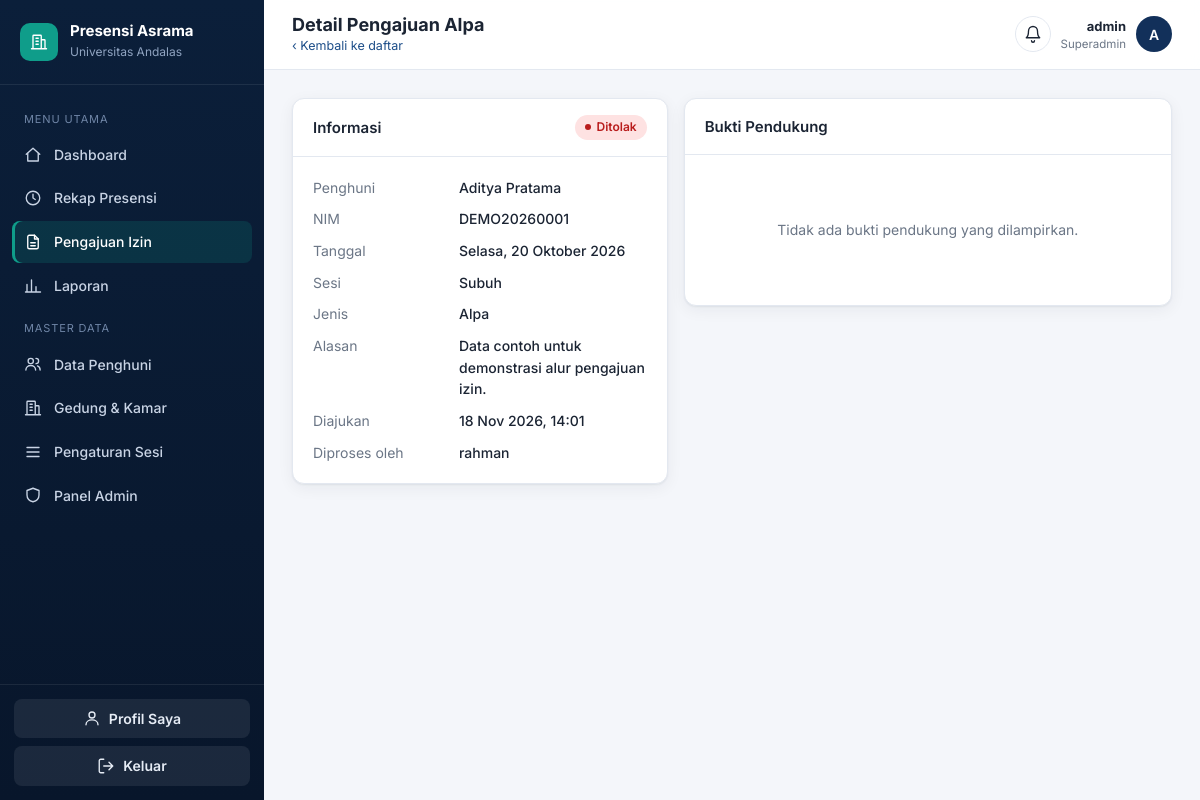
The app's page /izin/1/ (signed in) with its own data.
### accounts/models.py (models this page shows, shortened)
class PengajuanIzin(models.Model):
    STATUS_PERSETUJUAN = (
        ('pending', 'Pending'),
        ('disetujui', 'Disetujui'),
        ('ditolak', 'Ditolak'),
    )
    presensi = models.OneToOneField(Presensi, on_delete=models.CASCADE, related_name='pengajuan_izin')
    fasil = models.ForeignKey(User, on_delete=models.SET_NULL, null=True, blank=True, related_name='izin_diproses')
    alasan = models.TextField()
    file_bukti = models.FileField(upload_to='bukti_izin/', blank=True, null=True)
    status_persetujuan = models.CharField(max_length=20, choices=STATUS_PERSETUJUAN, default='pending')
    catatan_fasil = models.TextField(null=True, blank=True)
    created_at = models.DateTimeField(auto_now_add=True)

class Presensi(models.Model):
    STATUS_CHOICES = (
        ('hadir', 'Hadir'),
        ('terlambat', 'Terlambat'),
        ('izin', 'Izin'),
        ('sakit', 'Sakit'),
        ('alpa', 'Alpa'),
    )
    user = models.ForeignKey(User, on_delete=models.CASCADE, related_name='presensi_list')
    sesi = models.ForeignKey(SesiPresensi, on_delete=models.CASCADE)
    tanggal = models.DateField()
    waktu_presensi = models.DateTimeField(null=True, blank=True)
    status = models.CharField(max_length=20, choices=STATUS_CHOICES, default='alpa')
    latitude = models.DecimalField(max_digits=9, decimal_places=6, null=True, blank=True)
    longitude = models.DecimalField(max_digits=9, decimal_places=6, null=True, blank=True)
    is_in_radius = models.BooleanField(default=False)
    passkey_verified = models.BooleanField(default=False)
    class Meta:
        unique_together = ('user', 'sesi', 'tanggal')

class User(AbstractUser):
    ROLE_CHOICES = (
        ('superadmin', 'Superadmin'),
        ('fasil', 'Fasilitator'),
        ('penghuni', 'Penghuni'),
    )
    nim_nip = models.CharField(max_length=30, unique=True, null=True, blank=True)
    role = models.CharField(max_length=20, choices=ROLE_CHOICES, default='penghuni')

class SesiPresensi(models.Model):
    NAMA_SESI_CHOICES = (
        ('subuh', 'Subuh'),
        ('malam', 'Malam'),
    )
    nama_sesi = models.CharField(max_length=10, choices=NAMA_SESI_CHOICES)
    jam_mulai = models.TimeField()
    jam_selesai = models.TimeField()

### accounts/views.py (the view)
# urls.py: path('izin/<int:izin_id>/', accounts_views.izin_detail, name='izin_detail'),
@login_required
def izin_detail(request, izin_id):
    izin = get_object_or_404(PengajuanIzin.objects.select_related('presensi__user', 'presensi__sesi', 'fasil'), id=izin_id)
    staf = is_staf(request.user)
    if not staf and (not is_penghuni(request.user) or izin.presensi.user_id != request.user.id):
        return _tolak_non_staf(request)
    nama = izin.file_bukti.name.lower()
    return render(request, 'izin_detail.html', {
        'izin': izin, 'staf': staf,
        'is_pdf': nama.endswith('.pdf'), 'is_img': nama.endswith(('.jpg', '.jpeg', '.png')),
    })

### accounts/context_processors.py (called while the page is built, shortened)
def notifikasi(request):
    u = request.user
    if not u.is_authenticated:
        return {}
    items = []
    if is_staf(u):
        n = PengajuanIzin.objects.filter(status_persetujuan='pending').count()
        if n:
            items.append({'teks': f'{n} pengajuan izin menunggu persetujuan', 'url': reverse('izin_list'), 'tone': 'pending'})
    return {'notif_items': items}

### accounts/views.py (called while the page is built)
def is_admin(u):
    return u.is_superuser or u.role == 'superadmin'

def is_staf(u):
    return is_admin(u) or is_fasil(u)

### templates/izin_detail.html (shortened to what this page needs)
{% extends "base.html" %}
{% block heading %}Detail Pengajuan {{ izin.presensi.get_status_display }}{% endblock %}
{% block subheading %}<a href="{% if staf %}{% url 'izin_list' %}{% else %}{% url 'izin_saya' %}{% endif %}">‹ Kembali ke daftar</a>{% endblock %}
{% block content %}
<div class="grid g-main" style="grid-template-columns:1fr 1.3fr;align-items:start">
  <section class="card">
    <div class="card-head"><h2>Informasi</h2><span class="badge b-{{ izin.status_persetujuan }}">{{ izin.get_status_persetujuan_display }}</span></div>
    <div class="card-body">
      <dl class="dl">
        <dt>Penghuni</dt><dd>{{ izin.presensi.user.get_full_name|default:izin.presensi.user.username }}</dd>
        <dt>NIM</dt><dd>{{ izin.presensi.user.nim_nip|default:"–" }}</dd>
        <dt>Tanggal</dt><dd>{{ izin.presensi.tanggal|date:"l, d F Y" }}</dd>
        <dt>Sesi</dt><dd>{{ izin.presensi.sesi.get_nama_sesi_display }}</dd>
        <dt>Jenis</dt><dd>{{ izin.presensi.get_status_display }}</dd>
        <dt>Alasan</dt><dd>{{ izin.alasan|linebreaksbr }}</dd>
        <dt>Diajukan</dt><dd>{{ izin.created_at|date:"d M Y, H:i" }}</dd>
        {% if izin.fasil %}<dt>Diproses oleh</dt><dd>{{ izin.fasil.get_full_name|default:izin.fasil.username }}</dd>{% endif %}
      </dl>
    </div>
  </section>
  <section class="card">
    <div class="card-head"><h2>Bukti Pendukung</h2>{% if izin.file_bukti %}<a href="{{ izin.file_bukti.url }}" target="_blank" rel="noopener">Buka di tab baru</a>{% endif %}</div>
    <div class="card-body">
      {% if not izin.file_bukti %}
        <div class="empty">Tidak ada bukti pendukung yang dilampirkan.</div>
      {% elif is_img %}
        <img class="preview" src="{{ izin.file_bukti.url }}" alt="Bukti izin">
      {% elif is_pdf %}
        <iframe class="preview-pdf" src="{{ izin.file_bukti.url }}" title="Bukti izin (PDF)"></iframe>
      {% else %}
        <div class="empty">Pratinjau tidak tersedia. <a href="{{ izin.file_bukti.url }}" target="_blank">Unduh berkas</a></div>
      {% endif %}
    </div>
  </section>
</div>
{% endblock %}

### templates/base.html (shortened to what this page needs)
{% load static %}<!DOCTYPE html>
<html lang="id">
<head>
  <link rel="stylesheet" href="{% static 'css/app.css' %}">
</head>
<body>
{% with page=request.resolver_match.url_name %}
<div class="app">
  <aside class="sidebar" id="sidebar">
    <div class="brand">
      <div class="brand-mark"><svg class="icon"><use href="#i-building"/></svg></div>
      <div><b>Presensi Asrama</b><small>Universitas Andalas</small></div>
    </div>
    <nav class="nav">
      {% if user.is_superuser or user.role == 'superadmin' %}
        <div class="nav-label">Menu Utama</div>
        <a href="{% url 'home' %}" class="{% if page == 'home' %}active{% endif %}"><svg class="icon"><use href="#i-home"/></svg>Dashboard</a>
        <a href="{% url 'riwayat' %}" class="{% if page == 'riwayat' %}active{% endif %}"><svg class="icon"><use href="#i-clock"/></svg>Rekap Presensi</a>
        <a href="{% url 'izin_list' %}" class="{% if page == 'izin_list' or page == 'izin_detail' %}active{% endif %}"><svg class="icon"><use href="#i-file"/></svg>Pengajuan Izin</a>
        <a href="{% url 'laporan' %}" class="{% if page == 'laporan' %}active{% endif %}"><svg class="icon"><use href="#i-chart"/></svg>Laporan</a>
        <div class="nav-label">Master Data</div>
        <a href="{% url 'penghuni_list' %}" class="{% if page == 'penghuni_list' %}active{% endif %}"><svg class="icon"><use href="#i-users"/></svg>Data Penghuni</a>
        <a href="{% url 'gedung_list' %}" class="{% if page == 'gedung_list' %}active{% endif %}"><svg class="icon"><use href="#i-building"/></svg>Gedung &amp; Kamar</a>
        <a href="{% url 'sesi_list' %}" class="{% if page == 'sesi_list' or page == 'sesi_ubah' %}active{% endif %}"><svg class="icon"><use href="#i-sliders"/></svg>Pengaturan Sesi</a>
        {% if user.is_staff %}<a href="{% url 'admin:index' %}"><svg class="icon"><use href="#i-shield"/></svg>Panel Admin</a>{% endif %}
      {% endif %}
    </nav>
    <div class="sidebar-foot">
      <a class="btn" href="{% url 'profil' %}" style="margin-bottom:8px"><svg class="icon"><use href="#i-user"/></svg>Profil Saya</a>
      <form method="post" action="{% url 'logout' %}">{% csrf_token %}
        <button class="btn"><svg class="icon"><use href="#i-logout"/></svg>Keluar</button>
      </form>
    </div>
  </aside>
  <div class="main">
    <header class="topbar">
      <div><h1>{% block heading %}Dashboard{% endblock %}</h1><p>{% block subheading %}{% endblock %}</p></div>
      <div class="user-chip no-print">
        <details class="notif"><summary aria-label="Notifikasi"><svg class="icon"><use href="#i-bell"/></svg>{% if notif_items %}<em>{{ notif_items|length }}</em>{% endif %}</summary>
          </details>
        <div class="meta"><b>{{ user.get_full_name|default:user.username }}</b>
          <small>{% if user.is_superuser %}Superadmin{% else %}{{ user.get_role_display }}{% endif %}{% if user.nim_nip %} · {{ user.nim_nip }}{% endif %}</small></div>
        <a href="{% url 'profil' %}" class="avatar" style="text-decoration:none">{{ user.get_full_name|default:user.username|slice:":1"|upper }}</a>
      </div>
    </header>
    <main class="content">
      {% block content %}{% endblock %}
    </main>
  </div>
</div>
{% endwith %}
</body>
</html>

### static/css/app.css (style rules this page uses)
:root { --navy-950:#08162B; --navy-900:#0B1F3A; --navy-800:#12305A; --primary:#1D4E89; --primary-600:#173F70; --accent:#0F9D8A; --accent-600:#0B8474; --bg:#F4F6FA; --surface:#FFFFFF; --border:#E3E8F0; --text:#1B2433; --muted:#6B7686; --radius:12px; --shadow:0 1px 2px rgba(11,31,58,.06),0 4px 16px rgba(11,31,58,.06); }
* { box-sizing:border-box;margin:0;padding:0 }
body { font-family:'Inter',system-ui,-apple-system,'Segoe UI',Roboto,sans-serif;background:var(--bg);color:var(--text);font-size:14px;line-height:1.55;-webkit-font-smoothing:antialiased }
a { color:var(--primary);text-decoration:none }
small { color:var(--muted);font-size:12px }
.icon { width:18px;height:18px;fill:none;stroke:currentColor;stroke-width:1.8;stroke-linecap:round;stroke-linejoin:round;flex:none }
.app { display:flex;min-height:100vh }
.sidebar { width:264px;background:linear-gradient(180deg,var(--navy-900),var(--navy-950));color:#C9D4E5;display:flex;flex-direction:column;position:fixed;inset:0 auto 0 0;z-index:40;transition:transform .2s }
.brand { display:flex;gap:12px;align-items:center;padding:22px 20px;border-bottom:1px solid rgba(255,255,255,.08) }
.brand-mark { width:38px;height:38px;border-radius:10px;background:var(--accent);display:grid;place-items:center;color:#fff }
.brand b { display:block;color:#fff;font-size:15px;line-height:1.2 }
.brand small { color:#8FA3C0 }
.nav { padding:14px 12px;flex:1;overflow:auto }
.nav-label { font-size:11px;text-transform:uppercase;letter-spacing:.08em;color:#6F85A6;padding:12px 12px 6px }
.nav a { display:flex;gap:12px;align-items:center;padding:10px 12px;border-radius:8px;color:#C9D4E5;font-weight:500;margin-bottom:2px }
.nav a.active { background:rgba(15,157,138,.18);color:#fff;box-shadow:inset 3px 0 0 var(--accent) }
.sidebar-foot { padding:14px;border-top:1px solid rgba(255,255,255,.08) }
.sidebar-foot .btn { width:100%;justify-content:center;background:rgba(255,255,255,.08);color:#E6ECF5;border:0 }
.main { margin-left:264px;flex:1;min-width:0 }
.topbar { position:sticky;top:0;z-index:30;background:rgba(255,255,255,.92);backdrop-filter:blur(8px);border-bottom:1px solid var(--border);display:flex;align-items:center;gap:14px;padding:14px 28px }
.topbar h1 { font-size:18px;font-weight:700;line-height:1.2 }
.topbar p { color:var(--muted);font-size:12.5px }
.user-chip { margin-left:auto;display:flex;align-items:center;gap:10px }
.user-chip .meta { text-align:right;line-height:1.25 }
.user-chip .meta b { display:block;font-size:13px }
.user-chip .meta small { font-size:11.5px }
.avatar { width:36px;height:36px;border-radius:50%;background:var(--navy-800);color:#fff;display:grid;place-items:center;font-weight:600 }
.content { padding:28px;max-width:1280px }
.card { background:var(--surface);border:1px solid var(--border);border-radius:var(--radius);box-shadow:var(--shadow) }
.card-head { display:flex;justify-content:space-between;align-items:center;gap:12px;padding:16px 20px;border-bottom:1px solid var(--border);flex-wrap:wrap }
.card-head h2 { font-size:15px;font-weight:600 }
.card-body { padding:20px }
.grid { display:grid;gap:16px }
.g-main { grid-template-columns:2fr 1fr }
.btn { display:inline-flex;align-items:center;gap:8px;padding:9px 16px;border-radius:8px;border:1px solid var(--border);background:#fff;color:var(--text);font:inherit;font-weight:600;cursor:pointer;transition:.15s }
.badge { display:inline-flex;align-items:center;gap:6px;padding:3px 10px;border-radius:999px;font-size:12px;font-weight:600;white-space:nowrap }
.badge::before { content:"";width:6px;height:6px;border-radius:50%;background:currentColor }
.b-alpa,.b-ditolak { background:#FEE2E2;color:#B91C1C }
.empty { padding:44px 20px;text-align:center;color:var(--muted) }
.dl { display:grid;grid-template-columns:130px 1fr;gap:10px 16px }
.dl dt { color:var(--muted) }
.dl dd { margin:0;font-weight:500;word-break:break-word }
.notif { position:relative }
.notif summary { list-style:none;cursor:pointer;width:36px;height:36px;border:1px solid var(--border);border-radius:50%;display:grid;place-items:center;position:relative;color:var(--text) }

### records on screen
PengajuanIzin: presensi.status "Alpa", status_persetujuan "Ditolak", presensi.user.get_full_name "Aditya Pratama", presensi.user.nim_nip "DEMO20260001", presensi.tanggal "Selasa, 20 Oktober 2026", presensi.sesi.nama_sesi "Subuh", alasan "Data contoh untuk demonstrasi alur pengajuan izin.", created_at "18 Nov 2026, 14:01", fasil.get_full_name "rahman"
User: get_full_name "admin", get_full_name "A"
